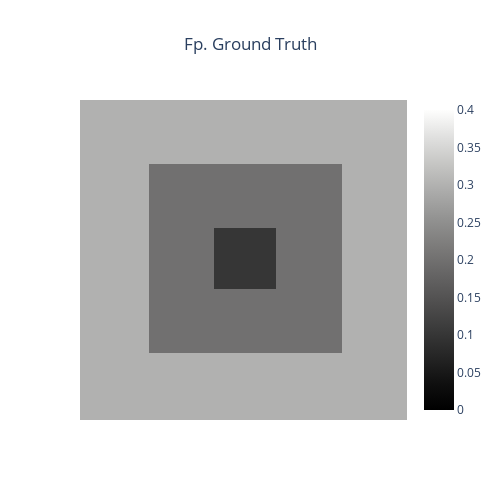

Notebook code cell kept with this figure:
### Code cell
import plotly.graph_objects as go
import plotly.tools as tls
from plotly.offline import plot, iplot, init_notebook_mode
init_notebook_mode(connected = True)
config={'showLink': False, 'displayModeBar': False}

fig = go.Figure(go.Heatmap(z = Fp_truth,
                         colorscale='gray',
                          zmin = 0, 
                          zmax = 0.4))
fig.update_layout(title = "Fp. Ground Truth",
                  title_x = 0.5,
                  width = 500, 
                  height = 500,
                  xaxis = dict(showticklabels=False), 
                  yaxis = dict(showticklabels=False)
                 )


iplot(fig,config=config)

### Figure 1 — Plotly figure (JSON) as saved in the notebook; plotly's stock layout.template omitted (floating-point values rounded to 4 significant figures; data arrays with more than 128 entries replaced by an {"elided": "..."} marker saying what was removed)
{"data": [{"colorscale": [[0, "rgb(0, 0, 0)"], [0.09091, "rgb(16, 16, 16)"], [0.1818, "rgb(38, 38, 38)"], [0.2727, "rgb(59, 59, 59)"], [0.3636, "rgb(81, 80, 80)"], [0.4545, "rgb(102, 101, 101)"], [0.5455, "rgb(124, 123, 122)"], [0.6364, "rgb(146, 146, 145)"], [0.7273, "rgb(171, 171, 170)"], [0.8182, "rgb(197, 197, 195)"], [0.9091, "rgb(224, 224, 223)"], [1, "rgb(254, 254, 253)"]], "type": "heatmap", "z": {"elided": "100x100 float values"}, "zmax": 0.4, "zmin": 0}], "layout": {"height": 500, "title": {"text": "Fp. Ground Truth", "x": 0.5}, "width": 500, "xaxis": {"showticklabels": false}, "yaxis": {"showticklabels": false}}}
